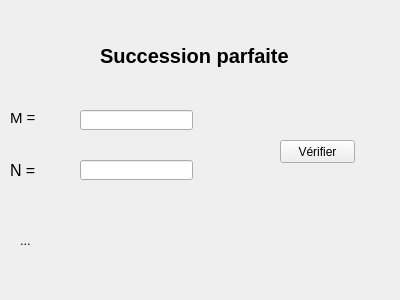
<?xml version="1.0" encoding="UTF-8"?>
<ui version="4.0">
 <class>Form</class>
 <widget class="QWidget" name="Form">
  <property name="geometry">
   <rect>
    <x>0</x>
    <y>0</y>
    <width>400</width>
    <height>300</height>
   </rect>
  </property>
  <property name="windowTitle">
   <string>Form</string>
  </property>
  <widget class="QLabel" name="label">
   <property name="geometry">
    <rect>
     <x>100</x>
     <y>40</y>
     <width>211</width>
     <height>31</height>
    </rect>
   </property>
   <property name="font">
    <font>
     <pointsize>15</pointsize>
     <weight>75</weight>
     <bold>true</bold>
    </font>
   </property>
   <property name="text">
    <string>Succession parfaite</string>
   </property>
  </widget>
  <widget class="QPushButton" name="btt">
   <property name="geometry">
    <rect>
     <x>280</x>
     <y>140</y>
     <width>75</width>
     <height>23</height>
    </rect>
   </property>
   <property name="text">
    <string>Vérifier</string>
   </property>
  </widget>
  <widget class="QLineEdit" name="lem">
   <property name="geometry">
    <rect>
     <x>80</x>
     <y>110</y>
     <width>113</width>
     <height>20</height>
    </rect>
   </property>
  </widget>
  <widget class="QLineEdit" name="len">
   <property name="geometry">
    <rect>
     <x>80</x>
     <y>160</y>
     <width>113</width>
     <height>20</height>
    </rect>
   </property>
  </widget>
  <widget class="QLabel" name="label_3">
   <property name="geometry">
    <rect>
     <x>10</x>
     <y>160</y>
     <width>51</width>
     <height>21</height>
    </rect>
   </property>
   <property name="font">
    <font>
     <pointsize>12</pointsize>
    </font>
   </property>
   <property name="text">
    <string>N = </string>
   </property>
  </widget>
  <widget class="QLabel" name="label_2">
   <property name="geometry">
    <rect>
     <x>10</x>
     <y>110</y>
     <width>51</width>
     <height>16</height>
    </rect>
   </property>
   <property name="font">
    <font>
     <pointsize>11</pointsize>
    </font>
   </property>
   <property name="text">
    <string>M =</string>
   </property>
  </widget>
  <widget class="QLabel" name="res">
   <property name="geometry">
    <rect>
     <x>20</x>
     <y>200</y>
     <width>321</width>
     <height>81</height>
    </rect>
   </property>
   <property name="font">
    <font>
     <pointsize>10</pointsize>
    </font>
   </property>
   <property name="text">
    <string>...</string>
   </property>
  </widget>
 </widget>
 <resources/>
 <connections/>
</ui>
